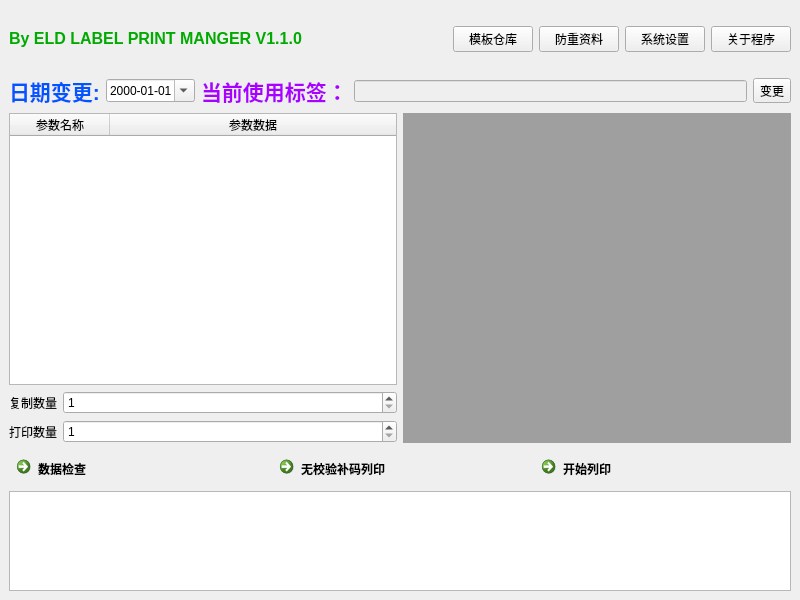
<?xml version="1.0" encoding="UTF-8"?>
<ui version="4.0">
 <class>MainWindow</class>
 <widget class="QMainWindow" name="MainWindow">
  <property name="geometry">
   <rect>
    <x>0</x>
    <y>0</y>
    <width>800</width>
    <height>600</height>
   </rect>
  </property>
  <property name="windowTitle">
   <string>MainWindow</string>
  </property>
  <widget class="QWidget" name="centralwidget">
   <layout class="QVBoxLayout" name="Ly_main">
    <item>
     <layout class="QHBoxLayout" name="Ly_hor_title">
      <item>
       <widget class="QLabel" name="lb_title">
        <property name="sizePolicy">
         <sizepolicy hsizetype="Preferred" vsizetype="Fixed">
          <horstretch>0</horstretch>
          <verstretch>0</verstretch>
         </sizepolicy>
        </property>
        <property name="minimumSize">
         <size>
          <width>0</width>
          <height>60</height>
         </size>
        </property>
        <property name="text">
         <string>&lt;html&gt;&lt;head/&gt;&lt;body&gt;&lt;p&gt;&lt;span style=&quot; font-size:12pt; font-weight:600; color:#00aa00;&quot;&gt;By ELD LABEL PRINT MANGER V1.1.0&lt;/span&gt;&lt;/p&gt;&lt;/body&gt;&lt;/html&gt;</string>
        </property>
       </widget>
      </item>
      <item>
       <spacer name="horizontalSpacer">
        <property name="orientation">
         <enum>Qt::Horizontal</enum>
        </property>
        <property name="sizeHint" stdset="0">
         <size>
          <width>40</width>
          <height>20</height>
         </size>
        </property>
       </spacer>
      </item>
      <item>
       <widget class="QPushButton" name="pB_btw_base">
        <property name="text">
         <string>模板仓库</string>
        </property>
       </widget>
      </item>
      <item>
       <widget class="QPushButton" name="pB_rep_data">
        <property name="text">
         <string>防重资料</string>
        </property>
       </widget>
      </item>
      <item>
       <widget class="QPushButton" name="pB_cfg_data">
        <property name="text">
         <string>系统设置</string>
        </property>
       </widget>
      </item>
      <item>
       <widget class="QPushButton" name="pB_about">
        <property name="text">
         <string>关于程序</string>
        </property>
       </widget>
      </item>
     </layout>
    </item>
    <item>
     <layout class="QVBoxLayout" name="Ly_ver_btw">
      <item>
       <layout class="QHBoxLayout" name="horizontalLayout_3">
        <item>
         <widget class="QLabel" name="label_7">
          <property name="text">
           <string>&lt;html&gt;&lt;head/&gt;&lt;body&gt;&lt;p&gt;&lt;span style=&quot; font-size:16pt; font-weight:600; color:#0055ff;&quot;&gt;日期变更:&lt;/span&gt;&lt;/p&gt;&lt;/body&gt;&lt;/html&gt;</string>
          </property>
         </widget>
        </item>
        <item>
         <widget class="QDateTimeEdit" name="dTE_curr_time">
          <property name="displayFormat">
           <string>yyyy-MM-dd</string>
          </property>
          <property name="calendarPopup">
           <bool>true</bool>
          </property>
         </widget>
        </item>
        <item>
         <widget class="QLabel" name="label_6">
          <property name="text">
           <string>&lt;html&gt;&lt;head/&gt;&lt;body&gt;&lt;p&gt;&lt;span style=&quot; font-size:16pt; font-weight:600; color:#aa00ff;&quot;&gt;当前使用标签：&lt;/span&gt;&lt;/p&gt;&lt;/body&gt;&lt;/html&gt;</string>
          </property>
         </widget>
        </item>
        <item>
         <widget class="QLineEdit" name="lE_btw_used">
          <property name="enabled">
           <bool>false</bool>
          </property>
         </widget>
        </item>
        <item>
         <widget class="QToolButton" name="tB_btw_change">
          <property name="text">
           <string>变更</string>
          </property>
         </widget>
        </item>
       </layout>
      </item>
      <item>
       <layout class="QHBoxLayout" name="horizontalLayout_2">
        <item>
         <layout class="QVBoxLayout" name="verticalLayout">
          <item>
           <widget class="QTableWidget" name="tW_btw_params">
            <property name="sizePolicy">
             <sizepolicy hsizetype="Preferred" vsizetype="Expanding">
              <horstretch>0</horstretch>
              <verstretch>0</verstretch>
             </sizepolicy>
            </property>
            <attribute name="horizontalHeaderStretchLastSection">
             <bool>true</bool>
            </attribute>
            <column>
             <property name="text">
              <string>参数名称</string>
             </property>
            </column>
            <column>
             <property name="text">
              <string>参数数据</string>
             </property>
            </column>
           </widget>
          </item>
          <item>
           <layout class="QFormLayout" name="formLayout">
            <item row="0" column="0">
             <widget class="QLabel" name="label_2">
              <property name="text">
               <string>复制数量</string>
              </property>
             </widget>
            </item>
            <item row="0" column="1">
             <widget class="QSpinBox" name="sB_copy_num">
              <property name="minimum">
               <number>1</number>
              </property>
              <property name="maximum">
               <number>10</number>
              </property>
             </widget>
            </item>
            <item row="1" column="0">
             <widget class="QLabel" name="label_3">
              <property name="text">
               <string>打印数量</string>
              </property>
             </widget>
            </item>
            <item row="1" column="1">
             <widget class="QSpinBox" name="sB_print_num">
              <property name="minimum">
               <number>1</number>
              </property>
              <property name="maximum">
               <number>6000</number>
              </property>
             </widget>
            </item>
           </layout>
          </item>
         </layout>
        </item>
        <item>
         <widget class="QMdiArea" name="mdiArea">
          <property name="sizePolicy">
           <sizepolicy hsizetype="Ignored" vsizetype="Preferred">
            <horstretch>0</horstretch>
            <verstretch>0</verstretch>
           </sizepolicy>
          </property>
          <property name="verticalScrollBarPolicy">
           <enum>Qt::ScrollBarAsNeeded</enum>
          </property>
          <property name="horizontalScrollBarPolicy">
           <enum>Qt::ScrollBarAsNeeded</enum>
          </property>
         </widget>
        </item>
       </layout>
      </item>
     </layout>
    </item>
    <item>
     <layout class="QHBoxLayout" name="Ly_hor_print">
      <item>
       <widget class="QCommandLinkButton" name="cLK_params_check">
        <property name="text">
         <string>数据检查</string>
        </property>
       </widget>
      </item>
      <item>
       <widget class="QCommandLinkButton" name="cLK_print_nocheck">
        <property name="text">
         <string>无校验补码列印</string>
        </property>
       </widget>
      </item>
      <item>
       <widget class="QCommandLinkButton" name="cLK_print_check">
        <property name="text">
         <string>开始列印</string>
        </property>
       </widget>
      </item>
     </layout>
    </item>
    <item>
     <widget class="QTextBrowser" name="tB_show">
      <property name="sizePolicy">
       <sizepolicy hsizetype="Expanding" vsizetype="Fixed">
        <horstretch>0</horstretch>
        <verstretch>0</verstretch>
       </sizepolicy>
      </property>
      <property name="maximumSize">
       <size>
        <width>16777215</width>
        <height>100</height>
       </size>
      </property>
     </widget>
    </item>
   </layout>
  </widget>
 </widget>
 <resources/>
 <connections/>
</ui>
